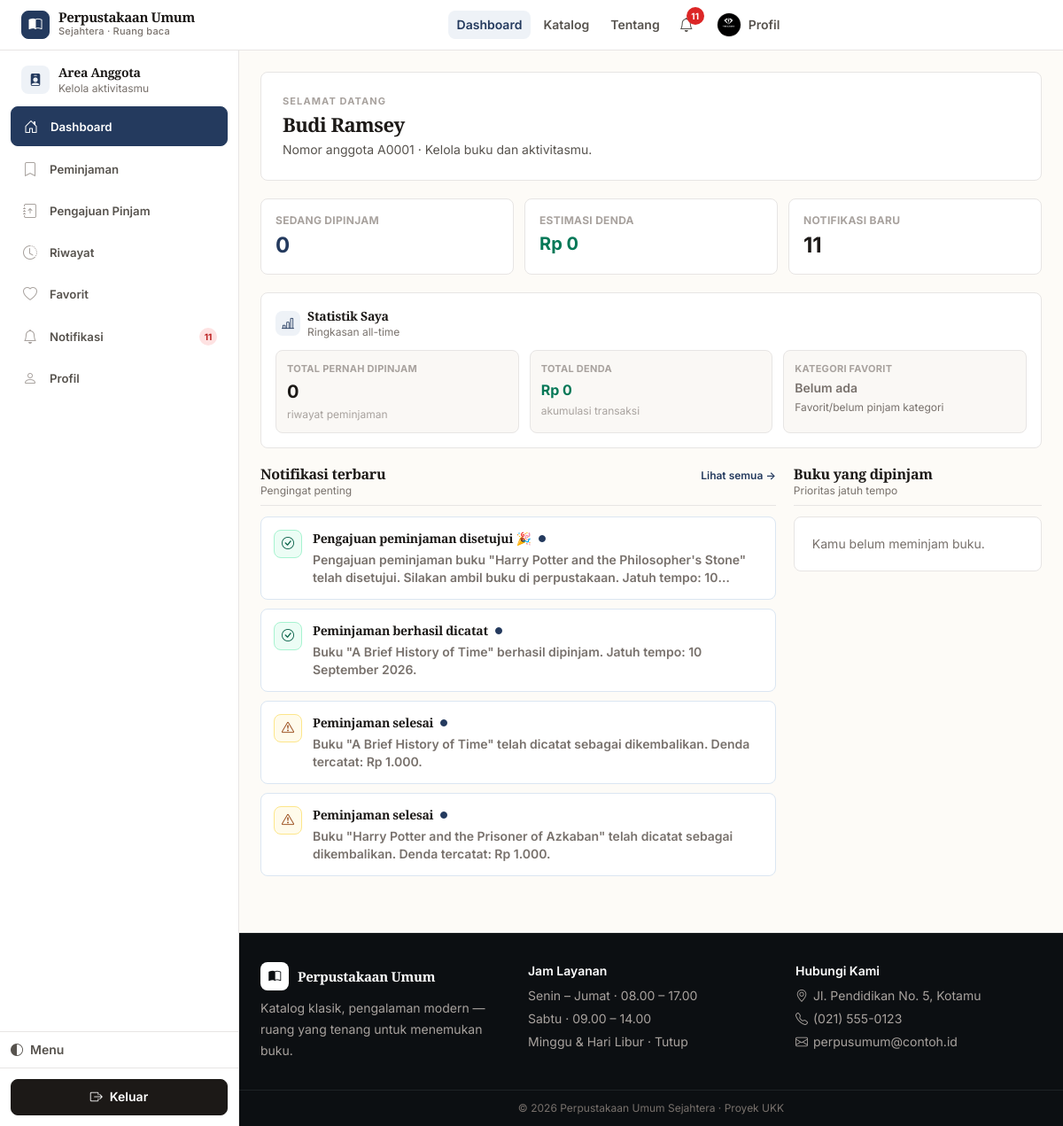
/anggota/dashboard.php (signed in), run on the app's committed database.
### tables this page shows
CREATE TABLE `anggota` (
  `id_anggota` int NOT NULL,
  `nomor_anggota` varchar(20) NOT NULL,
  `nama` varchar(150) NOT NULL,
  `email` varchar(150) NOT NULL,
  `password` varchar(255) NOT NULL,
  `no_hp` varchar(20) DEFAULT NULL,
  `alamat` varchar(255) DEFAULT NULL,
  `foto` varchar(255) DEFAULT NULL,
  `reset_token` varchar(64) DEFAULT NULL,
  `reset_expiry` datetime DEFAULT NULL,
  `status` enum('aktif','nonaktif') NOT NULL DEFAULT 'aktif',
  `created_at` timestamp NOT NULL DEFAULT CURRENT_TIMESTAMP
);

CREATE TABLE `notifikasi` (
  `id_notifikasi` int NOT NULL,
  `id_anggota` int NOT NULL,
  `judul` varchar(150) NOT NULL,
  `pesan` varchar(500) NOT NULL,
  `tipe` enum('info','success','warning','danger') NOT NULL DEFAULT 'info',
  `link` varchar(255) DEFAULT NULL,
  `kunci_unik` varchar(180) DEFAULT NULL,
  `dibaca` tinyint(1) NOT NULL DEFAULT '0',
  `created_at` timestamp NOT NULL DEFAULT CURRENT_TIMESTAMP
);

### includes/functions.php (called while the page is built, shortened)
<?php
function e($string) {
    return htmlspecialchars($string ?? '', ENT_QUOTES, 'UTF-8');
}
function format_rupiah($angka) {
    return 'Rp ' . number_format((float)$angka, 0, ',', '.');
}
function ambil_notifikasi_anggota(PDO $pdo, $id_anggota, $limit = 8) {
    $limit = max(1, min(50, (int)$limit));
    try {
        $stmt = $pdo->prepare("SELECT * FROM notifikasi WHERE id_anggota = :id ORDER BY created_at DESC, id_notifikasi DESC LIMIT :limit");
        $stmt->bindValue(':id', (int)$id_anggota, PDO::PARAM_INT);
        $stmt->bindValue(':limit', $limit, PDO::PARAM_INT);
        $stmt->execute();
        return $stmt->fetchAll();
    } catch (Throwable $e) {
        $limit = (int)$limit;
        $stmt = $pdo->prepare("SELECT * FROM notifikasi WHERE id_anggota = :id ORDER BY created_at DESC, id_notifikasi DESC LIMIT $limit");
        $stmt->bindValue(':id', (int)$id_anggota, PDO::PARAM_INT);
        $stmt->execute();
        return $stmt->fetchAll();
    }
}
function jumlah_notifikasi_belum_dibaca(PDO $pdo, $id_anggota) {
    $stmt = $pdo->prepare("SELECT COUNT(*) FROM notifikasi WHERE id_anggota = :id AND dibaca = 0");
    $stmt->execute([':id' => $id_anggota]);
    return (int)$stmt->fetchColumn();
}

### anggota/dashboard.php (the view, shortened to what this page needs)
<?php
require_once __DIR__ . '/../config/bootstrap.php';
$id_anggota = (int)$_SESSION['id_anggota'];
$stmt = $pdo->prepare("SELECT * FROM anggota WHERE id_anggota = :id");
$stmt->execute([':id' => $id_anggota]);
$anggota = $stmt->fetch();
$stmt = $pdo->prepare("SELECT p.*, b.judul, b.cover, b.kode_buku, b.lokasi_rak,
                       (SELECT pp.status FROM perpanjangan_peminjaman pp WHERE pp.id_peminjaman=p.id_peminjaman AND pp.status='menunggu' ORDER BY pp.id_perpanjangan DESC LIMIT 1) AS status_perpanjangan
                       FROM peminjaman p JOIN buku b ON b.id_buku=p.id_buku
                       WHERE p.id_anggota=:id AND p.status='dipinjam' ORDER BY p.tanggal_jatuh_tempo ASC");
$stmt->execute([':id'=>$id_anggota]);
$sedang_dipinjam = $stmt->fetchAll();
$total_estimasi_denda = 0;
$notifikasi = ambil_notifikasi_anggota($pdo, $id_anggota, 4);
$belum_dibaca = jumlah_notifikasi_belum_dibaca($pdo, $id_anggota);
$stmt = $pdo->prepare("SELECT COUNT(*) FROM peminjaman WHERE id_anggota=:id");
$stmt->execute([':id'=>$id_anggota]);
$total_pernah_pinjam = (int)$stmt->fetchColumn();
$stmt = $pdo->prepare("SELECT COALESCE(SUM(denda),0) FROM peminjaman WHERE id_anggota=:id");
$stmt->execute([':id'=>$id_anggota]);
$total_denda_all = (int)$stmt->fetchColumn();
$kategori_favorit = null;
try {
    $stmt = $pdo->prepare("SELECT k.nama_kategori, COUNT(*) AS jml FROM favorit f JOIN buku b ON b.id_buku=f.id_buku LEFT JOIN kategori k ON k.id_kategori=b.id_kategori WHERE f.id_anggota=:id AND k.nama_kategori IS NOT NULL GROUP BY k.id_kategori, k.nama_kategori ORDER BY jml DESC LIMIT 1");
    $stmt->execute([':id'=>$id_anggota]);
    $kategori_favorit = $stmt->fetch();
    if (!$kategori_favorit) {
        $stmt = $pdo->prepare("SELECT k.nama_kategori, COUNT(*) AS jml FROM peminjaman p JOIN buku b ON b.id_buku=p.id_buku LEFT JOIN kategori k ON k.id_kategori=b.id_kategori WHERE p.id_anggota=:id AND k.nama_kategori IS NOT NULL GROUP BY k.id_kategori, k.nama_kategori ORDER BY jml DESC LIMIT 1");
        $stmt->execute([':id'=>$id_anggota]);
        $kategori_favorit = $stmt->fetch();
    }
} catch (Throwable $e) {
    $kategori_favorit = null;
}
require_once __DIR__ . '/../includes/header.php';
$notif_style = [
  'info'=>['bg'=>'bg-blue-50','text'=>'text-blue-600','icon'=>'bi-info-circle'],
  'success'=>['bg'=>'bg-emerald-50','text'=>'text-emerald-600','icon'=>'bi-check-circle'],
  'warning'=>['bg'=>'bg-amber-50','text'=>'text-amber-600','icon'=>'bi-exclamation-triangle'],
  'danger'=>['bg'=>'bg-red-50','text'=>'text-red-600','icon'=>'bi-exclamation-circle'],
];
?>
<div class="rounded-xl border p-5 sm:p-6 mb-5" style="background: var(--surface); border-color: var(--border)">
  <div>
    <p class="text-[11px] font-bold tracking-widest uppercase" style="color: var(--text-faint-2)">Selamat datang</p>
    <h1 class="font-display text-[22px] font-bold tracking-tight mt-1" style="color: var(--text)"><?= e($anggota['nama']) ?></h1>
    <p class="text-sm mt-1.5" style="color: var(--text-muted)">Nomor anggota <?= e($anggota['nomor_anggota']) ?> · Kelola buku dan aktivitasmu.</p>
  </div>
</div>
<div class="grid grid-cols-1 sm:grid-cols-3 gap-3 mb-5">
  <div class="rounded-lg border p-4" style="background: var(--surface); border-color: var(--border)"><p class="text-xs font-bold uppercase tracking-wide" style="color: var(--text-faint-2)">Sedang Dipinjam</p><p class="text-2xl font-bold mt-1" style="color: var(--accent)"><?= count($sedang_dipinjam) ?></p></div>
  <div class="rounded-lg border p-4" style="background: var(--surface); border-color: var(--border)"><p class="text-xs font-bold uppercase tracking-wide" style="color: var(--text-faint-2)">Estimasi Denda</p><p class="text-xl font-bold mt-1 <?= $total_estimasi_denda>0?'text-red-700':'text-emerald-700' ?>"><?= format_rupiah($total_estimasi_denda) ?></p></div>
  <div class="rounded-lg border p-4" style="background: var(--surface); border-color: var(--border)"><p class="text-xs font-bold uppercase tracking-wide" style="color: var(--text-faint-2)">Notifikasi Baru</p><p class="text-2xl font-bold mt-1" style="color: var(--text)"><?= $belum_dibaca ?></p></div>
</div>
<div class="rounded-lg border p-4 mb-5" style="background: var(--surface); border-color: var(--border)">
  <div class="flex items-center gap-2 mb-3">
    <span class="w-7 h-7 rounded-lg flex items-center justify-center text-sm" style="background: var(--accent-soft); color: var(--accent-text)"><i class="bi bi-bar-chart-line"></i></span>
    <div><h2 class="font-semibold text-sm" style="color: var(--text)">Statistik Saya</h2><p class="text-xs" style="color: var(--text-faint)">Ringkasan all-time</p></div>
  </div>
  <div class="grid grid-cols-1 sm:grid-cols-3 gap-3">
    <div class="rounded-lg border p-3" style="background: var(--surface-2); border-color: var(--border)"><p class="text-[11px] font-bold uppercase tracking-wide" style="color: var(--text-faint-2)">Total Pernah Dipinjam</p><p class="text-xl font-bold mt-1" style="color: var(--text)"><?= $total_pernah_pinjam ?></p><p class="text-xs mt-1" style="color: var(--text-faint-2)">riwayat peminjaman</p></div>
    <div class="rounded-lg border p-3" style="background: var(--surface-2); border-color: var(--border)"><p class="text-[11px] font-bold uppercase tracking-wide" style="color: var(--text-faint-2)">Total Denda</p><p class="text-base font-bold mt-1 <?= $total_denda_all>0?'text-red-700':'text-emerald-700' ?>"><?= format_rupiah($total_denda_all) ?></p><p class="text-xs mt-1" style="color: var(--text-faint-2)">akumulasi transaksi</p></div>
    <div class="rounded-lg border p-3" style="background: var(--surface-2); border-color: var(--border)"><p class="text-[11px] font-bold uppercase tracking-wide" style="color: var(--text-faint-2)">Kategori Favorit</p>
      <?php if ($kategori_favorit): ?>
        <p class="text-lg font-bold mt-1 truncate" style="color: var(--text)"><?= e($kategori_favorit['nama_kategori']) ?></p><p class="text-xs mt-1" style="color: var(--text-faint)"><?= (int)$kategori_favorit['jml'] ?> buku</p>
      <?php else: ?>
        <p class="text-sm font-semibold mt-1" style="color: var(--text-faint)">Belum ada</p><p class="text-xs mt-1" style="color: var(--text-faint)">Favorit/belum pinjam kategori</p>
      <?php endif; ?>
    </div>
  </div>
</div>
  <div class="grid grid-cols-1 lg:grid-cols-[1.35fr_.65fr] gap-5">
  <section>
    <div class="flex items-baseline justify-between gap-3 mb-3 border-b pb-2" style="border-color: var(--border)">
      <div><h2 class="font-display font-bold text-[16px]" style="color: var(--text)">Notifikasi terbaru</h2><p class="text-xs" style="color: var(--text-faint)">Pengingat penting</p></div>
      <a href="<?= BASE_URL ?>/anggota/notifikasi.php" class="text-xs font-semibold hover:underline" style="color: var(--accent)">Lihat semua →</a>
    </div>
    <?php if (empty($notifikasi)): ?>
      <div class="rounded-lg border p-5 text-sm" style="background: var(--surface); border-color: var(--border); color: var(--text-faint)">Belum ada notifikasi.</div>
    <?php else: ?>
      <div class="space-y-2.5">
        <?php foreach ($notifikasi as $n): $v=$notif_style[$n['tipe']] ?? $notif_style['info']; ?>
          <a href="<?= BASE_URL ?>/anggota/notifikasi.php" class="block border rounded-lg p-3.5 transition" style="background: var(--surface); border-color: <?= $n['dibaca'] ? 'var(--border)' : 'var(--accent-soft-2)' ?>">
            <div class="flex gap-3"><div class="w-8 h-8 shrink-0 rounded-lg <?= $v['bg'] ?> <?= $v['text'] ?> flex items-center justify-center text-sm"><i class="bi <?= $v['icon'] ?>"></i></div><div class="min-w-0"><div class="flex items-center gap-2"><h3 class="font-semibold text-sm" style="color: var(--text)"><?= e($n['judul']) ?></h3><?php if(!$n['dibaca']): ?><span class="w-2 h-2 rounded-full bg-brand-600"></span><?php endif; ?></div><p class="text-sm mt-1 line-clamp-2" style="color: var(--text-faint)"><?= e($n['pesan']) ?></p></div></div>
          </a>
        <?php endforeach; ?>
      </div>
    <?php endif; ?>
  </section>
  <section>
    <div class="flex items-baseline justify-between mb-3 border-b pb-2" style="border-color: var(--border)"><div><h2 class="font-display font-bold text-[16px]" style="color: var(--text)">Buku yang dipinjam</h2><p class="text-xs" style="color: var(--text-faint)">Prioritas jatuh tempo</p></div></div>
    <?php if (empty($sedang_dipinjam)): ?>
      <div class="rounded-lg border p-5 text-sm" style="background: var(--surface); border-color: var(--border); color: var(--text-faint)">Kamu belum meminjam buku.</div>
    <?php endif; ?>
  </section>
</div>
<?php require_once __DIR__ . '/../includes/footer.php'; ?>

### assets/css/app.css (style rules this page uses)
:root { color-scheme: light; --paper: #fdfbf7; --paper-2: #f7f2eb; --surface: #ffffff; --surface-2: #faf8f5; --surface-hover: #f5f1ea; --border: #e7e5e4; --border-strong: #d6d3d1; --border-faint: #f5f5f4; --text: #1c1917; --text-muted: #57534e; --text-faint: #78716c; --text-faint-2: #a8a29e; --accent: #243a5e; --accent-hover: #1a2c4a; --accent-soft: #eef2f7; --accent-soft-2: #dbe6f2; --accent-ring: rgba(36,58,94,.14); --accent-text: #243a5e; --radius-sm: 6px; --radius: 8px; --radius-md: 10px; --radius-lg: 12px; --radius-xl: 14px; --shadow-xs: 0 1px 2px rgba(16,24,40,.05); --shadow-sm: 0 1px 3px rgba(16,24,40,.06); --shadow: 0 2px 8px rgba(16,24,40,.06); --font-body: Inter, ui-sans-serif, system-ui, -apple-system, "Segoe UI", sans-serif; --font-display: "EB Garamond", "Source Serif 4", Georgia, "Times New Roman", serif; --transition: 160ms ease; --transition-fast: 120ms ease; --badge-amber-bg: #fffbeb; --badge-amber-border: #fde68a; --badge-amber-text: #92400e; --badge-red-bg: #fef2f2; --badge-red-border: #fecaca; --badge-red-text: #991b1b; --badge-emerald-bg: #ecfdf5; --badge-emerald-border: #a7f3d0; --badge-emerald-text: #065f46; --badge-slate-bg: #f8fafc; --badge-slate-border: var(--border); --badge-slate-text: var(--text-faint); }
html { scroll-behavior: smooth; }
body { font-family: var(--font-body); background: var(--paper); color: var(--text); -webkit-font-smoothing: antialiased; text-rendering: optimizeLegibility; line-height: 1.65; }
h1, h2, h3, .font-display, .hero-title { font-family: var(--font-display); letter-spacing: -0.02em; line-height: 1.2; color: var(--text); }
h1 { font-weight: 700; }
h2 { font-weight: 600; }
h3 { font-weight: 600; }
.line-clamp-2 { display: -webkit-box; -webkit-line-clamp: 2; -webkit-box-orient: vertical; overflow: hidden; }
@media (prefers-reduced-motion: no-preference) { * { scroll-behavior: auto; } }
a.bg-brand-600, button.bg-brand-600, .bg-brand-600 { background: var(--accent) !important; color: #fff !important; border: 1px solid var(--accent) !important; border-radius: var(--radius) !important; box-shadow: none !important; font-weight: 600 !important; font-size: 0.875rem !important; transition: background var(--transition-fast), border-color var(--transition-fast), color var(--transition-fast) !important; transform: none !important; }
a.border, button.border { border-radius: var(--radius) !important; font-weight: 600 !important; }
.rounded-xl { border-radius: var(--radius) !important; }
.bg-amber-50, [class*="bg-amber-50"] { background: #fffbeb !important; border: 1px solid #fde68a !important; color: #92400e !important; }
.bg-emerald-50, [class*="bg-emerald-50"] { background: #ecfdf5 !important; border: 1px solid #a7f3d0 !important; color: #065f46 !important; }
body { animation: none !important; }
main > * { animation: none !important; }
a { transition: color var(--transition-fast) !important; }

### data on the page
anggota: nama "Budi Ramsey", nomor_anggota "A0001"
notifikasi: judul "Pengajuan peminjaman disetujui 🎉", dibaca 0 (drawn), pesan "Pengajuan peminjaman buku \"Harry Potter and the Philosopher's Stone\" telah disetujui. Silakan ambil buku di perpustakaan. Jatuh tempo:…"
notifikasi: judul "Peminjaman berhasil dicatat", dibaca 0 (drawn), pesan "Buku \"A Brief History of Time\" berhasil dipinjam. Jatuh tempo: 10 September 2026."
notifikasi: judul "Peminjaman selesai", dibaca 0 (drawn), pesan "Buku \"A Brief History of Time\" telah dicatat sebagai dikembalikan. Denda tercatat: Rp 1.000."
notifikasi: judul "Peminjaman selesai", dibaca 0 (drawn), pesan "Buku \"Harry Potter and the Prisoner of Azkaban\" telah dicatat sebagai dikembalikan. Denda tercatat: Rp 1.000."

### other printed values
$jumlah_notifikasi "11"
$item['label'] "Dashboard"
$item['label'] "Peminjaman"
$item['label'] "Pengajuan Pinjam"
$item['label'] "Riwayat"
$item['label'] "Favorit"
$item['label'] "Notifikasi"
$item['label'] "Profil"
count($sedang_dipinjam) "0"
format_rupiah($total_estimasi_denda) "Rp 0"
$belum_dibaca "11"
$total_pernah_pinjam "0"
format_rupiah($total_denda_all) "Rp 0"
